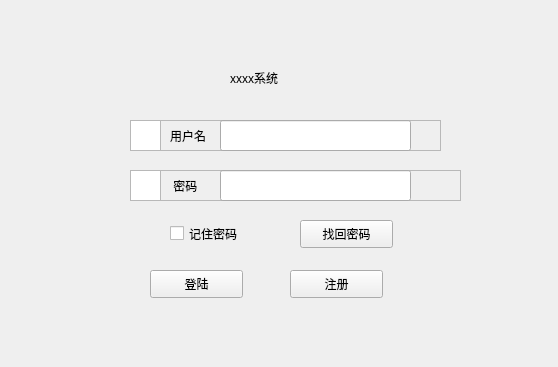
<?xml version="1.0" encoding="UTF-8"?>
<ui version="4.0">
 <class>Login</class>
 <widget class="QWidget" name="Login">
  <property name="geometry">
   <rect>
    <x>0</x>
    <y>0</y>
    <width>558</width>
    <height>367</height>
   </rect>
  </property>
  <property name="windowTitle">
   <string>Form</string>
  </property>
  <widget class="QPushButton" name="LoginButton">
   <property name="geometry">
    <rect>
     <x>150</x>
     <y>270</y>
     <width>93</width>
     <height>28</height>
    </rect>
   </property>
   <property name="text">
    <string>登陆</string>
   </property>
  </widget>
  <widget class="QLabel" name="label">
   <property name="geometry">
    <rect>
     <x>230</x>
     <y>70</y>
     <width>72</width>
     <height>15</height>
    </rect>
   </property>
   <property name="text">
    <string>xxxx系统</string>
   </property>
  </widget>
  <widget class="QFrame" name="frame">
   <property name="geometry">
    <rect>
     <x>130</x>
     <y>120</y>
     <width>311</width>
     <height>31</height>
    </rect>
   </property>
   <property name="frameShape">
    <enum>QFrame::StyledPanel</enum>
   </property>
   <property name="frameShadow">
    <enum>QFrame::Raised</enum>
   </property>
   <widget class="QLineEdit" name="UserNameEdit">
    <property name="geometry">
     <rect>
      <x>90</x>
      <y>0</y>
      <width>191</width>
      <height>31</height>
     </rect>
    </property>
   </widget>
   <widget class="QLabel" name="label_2">
    <property name="geometry">
     <rect>
      <x>40</x>
      <y>0</y>
      <width>51</width>
      <height>31</height>
     </rect>
    </property>
    <property name="text">
     <string>用户名</string>
    </property>
   </widget>
   <widget class="QGraphicsView" name="graphicsView">
    <property name="geometry">
     <rect>
      <x>0</x>
      <y>0</y>
      <width>31</width>
      <height>31</height>
     </rect>
    </property>
   </widget>
  </widget>
  <widget class="QFrame" name="frame_2">
   <property name="geometry">
    <rect>
     <x>130</x>
     <y>170</y>
     <width>331</width>
     <height>31</height>
    </rect>
   </property>
   <property name="frameShape">
    <enum>QFrame::StyledPanel</enum>
   </property>
   <property name="frameShadow">
    <enum>QFrame::Raised</enum>
   </property>
   <widget class="QLineEdit" name="PassWordEdit">
    <property name="geometry">
     <rect>
      <x>90</x>
      <y>0</y>
      <width>191</width>
      <height>31</height>
     </rect>
    </property>
   </widget>
   <widget class="QLabel" name="label_3">
    <property name="geometry">
     <rect>
      <x>40</x>
      <y>0</y>
      <width>51</width>
      <height>31</height>
     </rect>
    </property>
    <property name="text">
     <string> 密码</string>
    </property>
   </widget>
   <widget class="QGraphicsView" name="graphicsView_2">
    <property name="geometry">
     <rect>
      <x>0</x>
      <y>0</y>
      <width>31</width>
      <height>31</height>
     </rect>
    </property>
   </widget>
  </widget>
  <widget class="QPushButton" name="RegisterButton">
   <property name="geometry">
    <rect>
     <x>290</x>
     <y>270</y>
     <width>93</width>
     <height>28</height>
    </rect>
   </property>
   <property name="text">
    <string>注册</string>
   </property>
  </widget>
  <widget class="QCheckBox" name="RememberPwcheckBox">
   <property name="geometry">
    <rect>
     <x>170</x>
     <y>218</y>
     <width>91</width>
     <height>31</height>
    </rect>
   </property>
   <property name="text">
    <string>记住密码</string>
   </property>
  </widget>
  <widget class="QPushButton" name="ForgetPwButton">
   <property name="geometry">
    <rect>
     <x>300</x>
     <y>220</y>
     <width>93</width>
     <height>28</height>
    </rect>
   </property>
   <property name="text">
    <string>找回密码</string>
   </property>
  </widget>
 </widget>
 <resources/>
 <connections/>
</ui>
